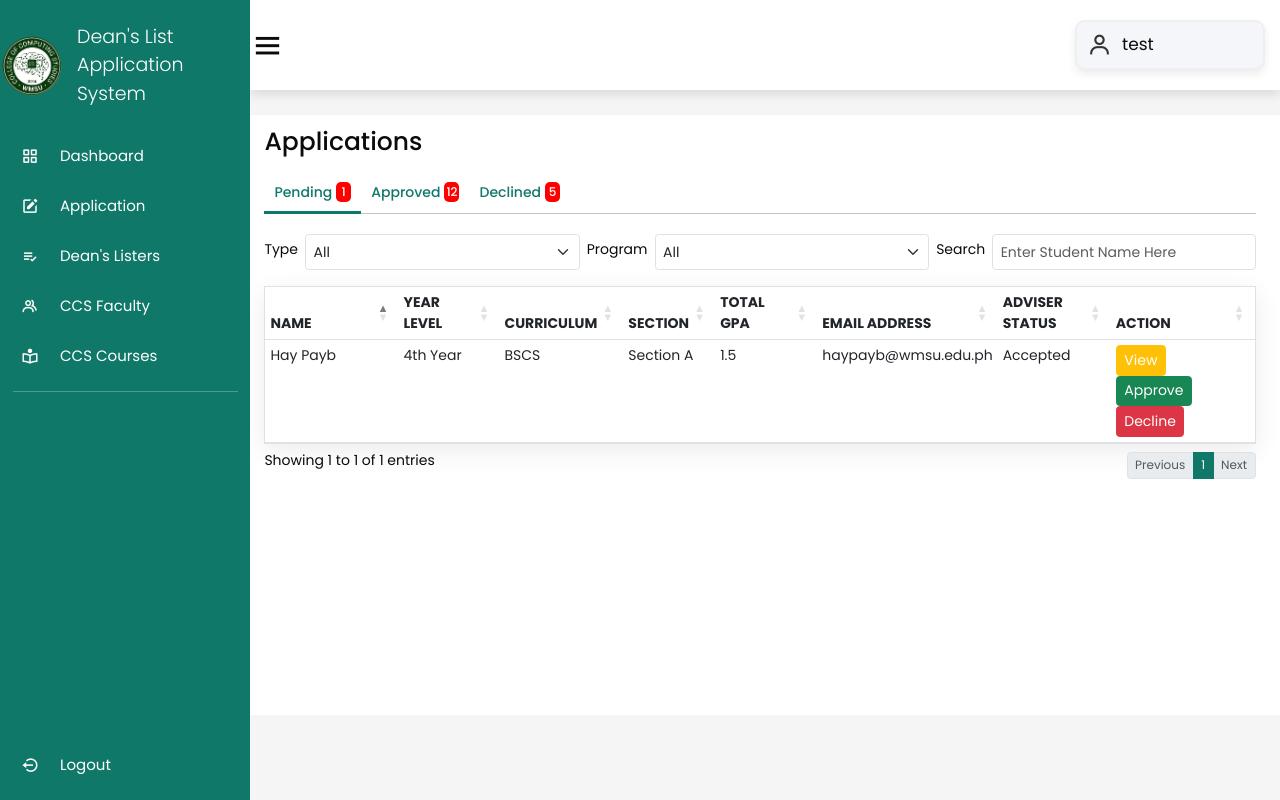
The app's page /apply/admin-application.php (signed in) with its own data.
### tables this page shows
CREATE TABLE `deanslist_applicants` (
  `id` int(11) NOT NULL,
  `user_id` int(11) NOT NULL,
  `user_name` varchar(255) NOT NULL,
  `email` varchar(255) NOT NULL,
  `curriculum` varchar(255) NOT NULL,
  `semester` varchar(255) NOT NULL,
  `year_level` varchar(255) NOT NULL,
  `section` varchar(255) NOT NULL,
  `school_year_id` int(11) NOT NULL,
  `gpa` float NOT NULL,
  `app_status` varchar(255) NOT NULL,
  `app_file` varchar(255) NOT NULL,
  `adviser_id` int(11) NOT NULL,
  `adviser_status` varchar(255) NOT NULL,
  `created_at` timestamp NOT NULL DEFAULT current_timestamp() ON UPDATE current_timestamp()
);

### apply/admin-application.php (the view, shortened to what this page needs)
<?php
include_once '../class/listers.class.php';
?>
<!DOCTYPE html>
<html lang="en">
<head>
    <link rel="stylesheet" href="https://cdn.jsdelivr.net/npm/boxicons@latest/css/boxicons.min.css">
    <link href="../css/style.css?v=<?php echo time(); ?>" rel="stylesheet">
    <link rel="stylesheet" href="//code.jquery.com/ui/1.13.2/themes/base/jquery-ui.css">
    <link href="../css/admin-application.css?v=<?php echo time(); ?>" rel="stylesheet">
    <link href="https://cdn.jsdelivr.net/npm/bootstrap@5.3.0-alpha1/dist/css/bootstrap.min.css" rel="stylesheet">
    <link rel="stylesheet" href="https://cdn.datatables.net/1.13.4/css/dataTables.bootstrap5.min.css">
</head>
<body>
    <div class="side-bar">
        <br>
        <div class="logo-details">
            <img class="logo" style="margin-left:2px" src="../img/ccslogo.png" width="55" height="60">
            <span class="logo-name">Dean's List Application <br> System</span>
        </div>
        <br>
        <ul class="nav-links">
            <li>
                <a href="../dashboard/dashboard.php">
                    <i class='bx bx-grid-alt' ></i>
                    <span class="links-name">Dashboard</span>
                </a>
            </li>
            <?php if($_SESSION['user_type'] == 'student') { ?>
            <li>
                <a href="../apply/application-new.php">
                <i class='bx bxs-edit'></i>
                    <span class="links-name">Application</span>
                </a>
            </li>
            <?php } ?>
            <li>
                <a href="../listers/listers.php">
                <i class='bx bx-list-check'></i>
                    <span class="links-name">Dean's Listers</span>
                </a>
            </li>
            <li>
                <a href="../faculty/faculty.php">
                    <i class='bx bx-group' ></i>
                    <span class="links-name">CCS Faculty</span>
                </a>
            </li>
            <li>
                <a href="../programs/programs.php">
                    <i class='bx bx-book-reader'></i>
                    <span class="links-name">CCS Courses</span>
                </a>
            </li>
            <hr class="line">
            <li id="logout-link">
                <a class="logout-link" href="../login/logout.php" title="Logout">
                    <i class='bx bx-log-out-circle'></i>
                    <span class="links-name">Logout</span>
                </a>
            </li>
        </ul>
    </div>
    <section class="home-section">
        <nav>
            <div class="side-bar-button">
                <i class='bx bx-menu small'></i>
            </div>
            <div class="profile-details">
                <i class='bx bx-user'></i>
                <?php echo '<span class="admin-name">' . $_SESSION['user_firstname'] . ' ' . $_SESSION['user_lastname'] . '</span>'; ?>
            </div>
        </nav>
        <div class="home-content">
            <div class="main-content">
                <h1>Applications</h1>
                <div class="content-table-container">
                    <ul class="nav nav-pills">
                        <li class="nav-item">
                            <a class="pending nav-link d-flex flex-row active" aria-current="page" href="#pending" data-bs-toggle="tab">Pending <div class="number-pending d-flex flex-row justify-content-center align-items-center" style="background-color: red; padding: 2px; border-radius: 5px; font-size: 12px; width: 15px ;height: 20px; padding: 3px; color: white; margin-left: 4px"><?php $sql = "SELECT * FROM deanslist_applicants WHERE app_status = 'Pending'";
                                                                                                                                                                                                                                                                                                                                                                                                      $result = mysqli_query($conn, $sql); echo mysqli_num_rows($result) ?></div> </a>
                        </li>
                        <li class="nav-item">
                            <a class="accepted nav-link d-flex flex-row" href="#accepted" data-bs-toggle="tab">Approved <div class="number-pending d-flex flex-row justify-content-center align-items-center" style="background-color: red; padding: 2px; border-radius: 5px; font-size: 12px; width: 15px ;height: 20px; padding: 3px; color: white; margin-left: 4px"><?php $sql = "SELECT * FROM deanslist_applicants WHERE app_status = 'Accepted'";
                                                                                                                                                                                                                                                                                                                                                                        $result = mysqli_query($conn, $sql); echo mysqli_num_rows($result) ?></div> </a>
                        </li>
                        <li class="nav-item">
                            <a class="declined nav-link d-flex flex-row" href="#declined" data-bs-toggle="tab">Declined <div class="number-pending d-flex flex-row justify-content-center align-items-center" style="background-color: red; padding: 2px; border-radius: 5px; font-size: 12px; width: 15px ;height: 20px; padding: 3px; color: white; margin-left: 4px"><?php $sql = "SELECT * FROM deanslist_applicants WHERE app_status = 'Declined'";
                                                                                                                                                                                                                                                                                                                                                                        $result = mysqli_query($conn, $sql); echo mysqli_num_rows($result) ?></div> </a>
                        </li>
                    </ul>
                    <div class="tab-content">
                        <div class="tab-pane show active" id="pending">
                            <div class="filter-div d-flex flex-row ">
                                <p>Type</p>
                                <select class="form-select type">
                                    <option selected>All</option>
                                </select>
                                <p>Program</p>
                                <select class="form-select program">
                                    <option selected>All</option>
                                </select>
                                <p>Search</p>
                                <input class="form-control search-bar" type="text" placeholder="Enter Student Name Here">
                            </div>
                            <div class="applicant-table-div">
                                <table class="table" id="pendingTable">
                                    <thead>
                                        <tr>
                                            <th scope="col" style="width: 15%">Name</th>
                                            <th scope="col" style="width: 11%">Year Level</th>
                                            <th scope="col" style="width: 11%">Curriculum</th>
                                            <th scope="col" style="width: 9%">Section</th>
                                            <th scope="col" style="width: 11%">Total GPA</th>
                                            <th scope="col" style="width: 11%">Email Address</th>
                                            <th scope="col" style="width: 14%">Adviser Status</th>
                                            <th scope="col">Action</th>
                                        </tr>
                                    </thead>
                                    <tbody>
                                        <?php
                                        $sql = "SELECT * FROM deanslist_applicants WHERE app_status = 'Pending'";
                                        $result = mysqli_query($conn, $sql);
                                        if (mysqli_num_rows($result) > 0) {
                                            while ($row = mysqli_fetch_assoc($result)) {
                                                if ($row["year_level"] % 10 == 1 && $row["year_level"] != 11) {
                                                    $suffix = "st";
                                                } else if ($row["year_level"] % 10 == 2 && $row["year_level"] != 12) {
                                                    $suffix = "nd";
                                                } else if ($row["year_level"] % 10 == 3 && $row["year_level"] != 13) {
                                                    $suffix = "rd";
                                                } else {
                                                    $suffix = "th";
                                                }
                                                $user_id = $row["id"];
                                                echo "<tr><td>" . $row["user_name"] . "</td><td>" . $row["year_level"] . $suffix . " Year</td><td>" . strtoupper($row["curriculum"]) . "</td><td>Section " . $row["section"] . "</td><td>" . $row["gpa"] . "</td><td>" . $row["email"] . "</td>" . "<td>" . $row["adviser_status"] . "</td>" . '<td>
                                                        <form action="update.php" method="post">
                                                            <button type="button" name="view" class="btn btn-warning view" data-bs-toggle="modal" data-bs-target="#viewModal" style="color: white">View</button><br>
                                                            <button type="button" name="accept" class="btn btn-success accept" data-bs-toggle="modal" data-bs-target="#confirmModal">Approve</button><br>
                                                            <button type="button" name="decline" class="btn btn-danger decline" data-bs-toggle="modal" data-bs-target="#declineModal">Decline</button>
                                                            <input type="hidden" name="app_id" value="' . $user_id . '">
                                                        </form></td>' . "</tr>";
                                            }
                                        }
                                        ?>
                                    </tbody>
                                </table>
                            </div>
                        </div>
                    </div>
                </div>
            </div>
        </div>
    </section>
</body>
</html>

### css/style.css (style rules this page uses)
* { font-family:'Poppins', sans-serif; margin: 0; padding: 0; box-sizing: border-box; font-size: 17px; color : rgb(11, 11, 11); outline: none; border:none; text-decoration: none; }
input, select { width: 100%; padding: 12px; margin: 8px 0; border-radius: 2px; box-sizing: border-box; border: 1px solid rgb(190, 190, 190); }
.side-bar { position: fixed; top: 0; left: 0; width: 200px; height: calc(100vh); background-color: #107869; z-index: 2000; font-family: var(--lato); transition: .3s ease; overflow: hidden; scrollbar-width: none; }
.side-bar .logo-details { height: 80px; display: flex; align-items: center; }
.side-bar .logo-details .logo { font-size: 28px; font-weight: 800; min-width: 60px; justify-items: center; }
.side-bar .logo-details .logo-name { color: #fff; font-size: 19px; font-weight: 300; align-items: center; display: block; margin-left: 15px; }
.side-bar .nav-links { padding: 0 !important; height: calc(100vh); }
.side-bar .nav-links li { position: relative; list-style: none; height: 50px; width: 100%; }
.side-bar .nav-links li a { height: 100%; width: 100%; display: flex; align-items: center; text-decoration: none; }
.side-bar .nav-links li i { min-width: 60px; text-align: center; font-size: 18px; color: #fff; }
.side-bar .nav-links li a .links-name { color: #fff; font-size: 15px; font-weight: 400; white-space: nowrap; }
.side-bar .nav-links .line { margin: 10px auto; width: 90%; height: 1px; border: 0; border-top: 1px solid white; }
.home-section { position: relative; background-color: #f5f5f5; min-height: calc(100vh); width: calc(100% - 250px); left: 250px; }
.home-section nav { position: fixed; top:0; left:20; right:20; z-index: 1000; background-color: var(--white); display: flex; padding-top: 2rem; padding-bottom: 2rem; box-shadow: var(--box-shadow); align-items: center; justify-content: space-between; }
.home-section nav .side-bar-button { display: flex; align-items: center; font-size: 24px; font-weight: 500; }
nav .side-bar-button i { font-size: 35px; margin-right: 10px; }
.home-section nav .profile-details { display: flex; align-items: center; background: #f5f6fa; border: 2px solid #efeef1; border-radius: 10px; height: 50px; min-width: 190px; box-shadow: 0 4px 8px 0 rgba(0,0,0,0.08); margin-right: 15px; }
.home-section nav .profile-details i { font-size: 25px; font-weight: 500; color: #333; margin: 0 10px; white-space: nowrap; }
.table { border-collapse: collapse; text-align: left; vertical-align: middle; width: 100%; overflow: auto; border: 1px solid black; border-radius: 20px; background-color: rgba(233, 239, 232, 0.974); box-shadow: 0 7px 25px rgba(0, 0, 0, 0.08); margin-right:100; }
th, td { padding: 8px; font-size: 14px; }
thead { background-color:#107869; font-size: .9rem; color: white; text-transform: uppercase; letter-spacing: 2%; }
thead th { width: auto; height: fit-content; color: #f5f5f5; }
tbody tr:nth-child(odd) { background-color: #fff; }
.home-section .home-content { position: relative; }
.declined { background-color: red; padding: 10px; color: white; border-radius: 12px; font-size: 12px; }
#logout-link { position: absolute; bottom: 0; margin-bottom: 10px; }
:root { --main-color:#107869; --black:#222; --white:#fff; --light-black:#777; --light-white:#fff9; --dark-bg:rgba(0,0,0,.7); --light-bg:#eee; --border:.1rem solid var(--black); --box-shadow:0 .5rem 1rem rgba(0,0,0,.1); --text-shadow:0 1.5rem 3rem rgba(0,0,0,.3); }
html { font-size: 62.5%; overflow-x: hidden; }
section { padding:5rem 10%; }
.btn { display: inline-block; background: var(--black); margin-top: 1rem; color:var(--white); font-size: 1.7rem; padding:1rem 3rem; cursor: pointer; border-radius: 5px; }

### records on screen
deanslist_applicants: user_name "Hay Payb", year_level "4", year_level "th", curriculum "BSCS", section "A", gpa "1.5", email "haypayb@wmsu.edu.ph", adviser_status "Accepted"

### other values on screen
$_SESSION['user_firstname'] "test"
mysqli_num_rows($result) "1"
mysqli_num_rows($result) "12"
mysqli_num_rows($result) "5"
